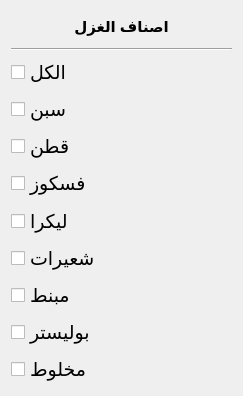
                       <widget class="QWidget" name="scrollAreaWidgetContents">
                        <property name="geometry">
                         <rect>
                          <x>0</x>
                          <y>0</y>
                          <width>243</width>
                          <height>396</height>
                         </rect>
                        </property>
                        <layout class="QVBoxLayout" name="verticalLayout_9">
                         <item>
                          <widget class="QLabel" name="label_3">
                           <property name="font">
                            <font>
                             <pointsize>11</pointsize>
                             <weight>75</weight>
                             <bold>true</bold>
                            </font>
                           </property>
                           <property name="text">
                            <string>اصناف الغزل</string>
                           </property>
                           <property name="alignment">
                            <set>Qt::AlignCenter</set>
                           </property>
                          </widget>
                         </item>
                         <item>
                          <widget class="Line" name="line_4">
                           <property name="orientation">
                            <enum>Qt::Horizontal</enum>
                           </property>
                          </widget>
                         </item>
                         <item>
                          <widget class="QCheckBox" name="cateYarnAll">
                           <property name="sizePolicy">
                            <sizepolicy hsizetype="Minimum" vsizetype="Minimum">
                             <horstretch>0</horstretch>
                             <verstretch>0</verstretch>
                            </sizepolicy>
                           </property>
                           <property name="font">
                            <font>
                             <pointsize>14</pointsize>
                            </font>
                           </property>
                           <property name="text">
                            <string>الكل</string>
                           </property>
                          </widget>
                         </item>
                         <item>
                          <widget class="QCheckBox" name="cateSbun">
                           <property name="sizePolicy">
                            <sizepolicy hsizetype="Minimum" vsizetype="Minimum">
                             <horstretch>0</horstretch>
                             <verstretch>0</verstretch>
                            </sizepolicy>
                           </property>
                           <property name="font">
                            <font>
                             <pointsize>14</pointsize>
                            </font>
                           </property>
                           <property name="text">
                            <string>سبن</string>
                           </property>
                          </widget>
                         </item>
                         <item>
                          <widget class="QCheckBox" name="cateCotton">
                           <property name="sizePolicy">
                            <sizepolicy hsizetype="Minimum" vsizetype="Minimum">
                             <horstretch>0</horstretch>
                             <verstretch>0</verstretch>
                            </sizepolicy>
                           </property>
                           <property name="font">
                            <font>
                             <pointsize>14</pointsize>
                            </font>
                           </property>
                           <property name="text">
                            <string>قطن</string>
                           </property>
                          </widget>
                         </item>
                         <item>
                          <widget class="QCheckBox" name="cateFesskoz">
                           <property name="sizePolicy">
                            <sizepolicy hsizetype="Minimum" vsizetype="Minimum">
                             <horstretch>0</horstretch>
                             <verstretch>0</verstretch>
                            </sizepolicy>
                           </property>
                           <property name="font">
                            <font>
                             <pointsize>14</pointsize>
                            </font>
                           </property>
                           <property name="text">
                            <string>فسكوز</string>
                           </property>
                          </widget>
                         </item>
                         <item>
                          <widget class="QCheckBox" name="cateLekra">
                           <property name="sizePolicy">
                            <sizepolicy hsizetype="Minimum" vsizetype="Minimum">
                             <horstretch>0</horstretch>
                             <verstretch>0</verstretch>
                            </sizepolicy>
                           </property>
                           <property name="font">
                            <font>
                             <pointsize>14</pointsize>
                            </font>
                           </property>
                           <property name="text">
                            <string>ليكرا</string>
                           </property>
                          </widget>
                         </item>
                         <item>
                          <widget class="QCheckBox" name="cateShoayrat">
                           <property name="sizePolicy">
                            <sizepolicy hsizetype="Minimum" vsizetype="Minimum">
                             <horstretch>0</horstretch>
                             <verstretch>0</verstretch>
                            </sizepolicy>
                           </property>
                           <property name="font">
                            <font>
                             <pointsize>14</pointsize>
                            </font>
                           </property>
                           <property name="text">
                            <string>شعيرات</string>
                           </property>
                          </widget>
                         </item>
                         <item>
                          <widget class="QCheckBox" name="cateMobant">
                           <property name="sizePolicy">
                            <sizepolicy hsizetype="Minimum" vsizetype="Minimum">
                             <horstretch>0</horstretch>
                             <verstretch>0</verstretch>
                            </sizepolicy>
                           </property>
                           <property name="font">
                            <font>
                             <pointsize>14</pointsize>
                            </font>
                           </property>
                           <property name="text">
                            <string>مبنط</string>
                           </property>
                          </widget>
                         </item>
                         <item>
                          <widget class="QCheckBox" name="catePolyster">
                           <property name="sizePolicy">
                            <sizepolicy hsizetype="Minimum" vsizetype="Minimum">
                             <horstretch>0</horstretch>
                             <verstretch>0</verstretch>
                            </sizepolicy>
                           </property>
                           <property name="font">
                            <font>
                             <pointsize>14</pointsize>
                            </font>
                           </property>
                           <property name="text">
                            <string>بوليستر</string>
                           </property>
                          </widget>
                         </item>
                         <item>
                          <widget class="QCheckBox" name="cateMix">
                           <property name="sizePolicy">
                            <sizepolicy hsizetype="Minimum" vsizetype="Minimum">
                             <horstretch>0</horstretch>
                             <verstretch>0</verstretch>
                            </sizepolicy>
                           </property>
                           <property name="font">
                            <font>
                             <pointsize>14</pointsize>
                            </font>
                           </property>
                           <property name="text">
                            <string>مخلوط</string>
                           </property>
                          </widget>
                         </item>
                        </layout>
                       </widget>
